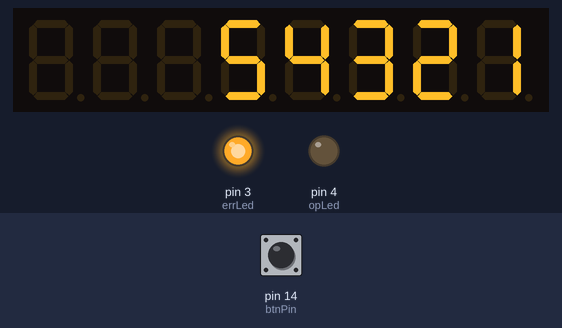
Simulated run of this sketch. Board: Arduino Uno, built with avr-gcc and run on an emulated ATmega328P. Shown: 8-digit seven-segment display, output pins drawn as LEDs (lit = HIGH). Dashed ring = blinking. The test bench sets the inputs (shaded band); at power-on: pin 14 (btnPin) HIGH.

Above: at 1.2 s.
1.3 s: pin 14 (btnPin) pulled LOW for 1 s
At 2.6 s:
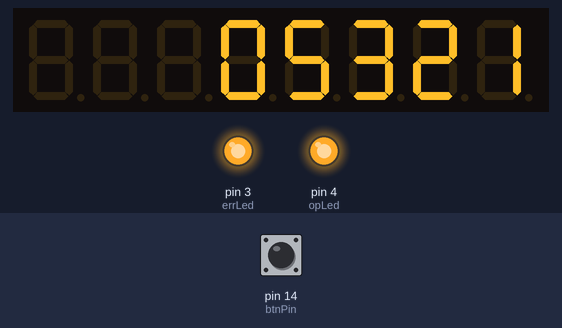
3.8 s: pin 14 (btnPin) pulled LOW for 0.25 s
At 5.2 s:
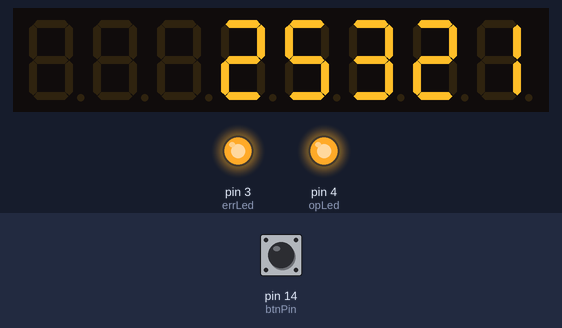
5.5 s: pin 14 (btnPin) pulled LOW for 0.25 s
At 6.6 s:
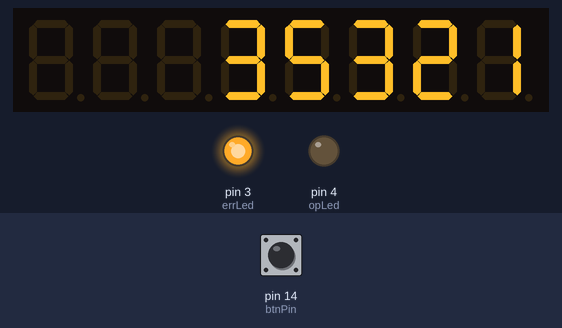
7.2 s: pin 14 (btnPin) pulled LOW for 1 s
At 7.32 s:
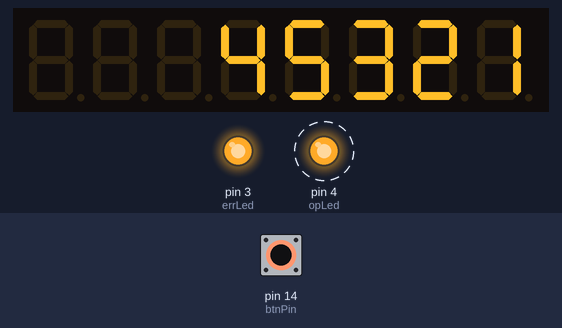
Timing chart, 0 to 10.2 s (numbered marks = the images above; inputs shaded):
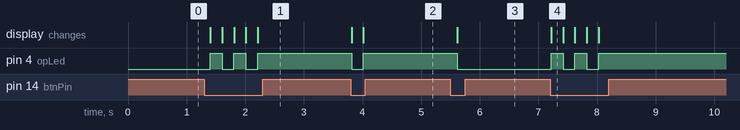

Measured:
- after the input at 1.3 s, pin 4 (opLed): alternates HIGH for 0.20 s and LOW for 0.20 s, 5 changes in all, then stays HIGH, starting after 0.10 s; the display: first changes after 0.10 s (image 1 shows a later state)
- after the input at 3.8 s, pin 4 (opLed): HIGH → LOW at once, → HIGH 0.20 s later; the display: first changes at once (image 2 shows a later state)
- after the input at 5.5 s, pin 4 (opLed): HIGH → LOW after 0.12 s; the display: changes after 0.12 s (image 3)
- after the input at 7.2 s, pin 4 (opLed): alternates HIGH for 0.20 s and LOW for 0.20 s, 5 changes in all, then stays HIGH, starting at once; the display: changes at once (image 4)

The sketch:

fiveDigit_max7221_3v3testing.pde
```cpp
#include <stdio.h>

//int digitOnTime = 1; // single digit time on in ms
//int digitOnTime = 256; // single digit time on in ms

#define digitOnTime 0
#define dimTime 20
#define oneSec 500

const int btnPin = 14;
const int opLed = 4;      // the number of the LED pin
const int errLed =  3;      // the number of the STOPLED pin


const int timer = 1000;           // The higher the number, the slower the timing.

int opLedState = LOW;
int colons = 0;

long previousMillis = 0;
//+volatile long periodCount = 0;
int periodCount=12345;
volatile long nowCount = 0;


volatile long starttime = 94702;
int seconds = 50;
int minutes = 59;
int hours = 0;
int hrs1 = 0;
int hrs2 = 0;
int mins1 = 0;
int mins2 = 0;
int sec = 0;
int secs1 = 9;
int secs2 = 0;
int one = 10;
int two = 10;
int three = 10;
int four = 10;
int five = 10;
char ascii[6];


/* we always wait a bit between updates of the display */
int delaytime=200;


//We always have to include the library
#include "LedControl.h"

/*
 Now we need a LedControl to work with.
 ***** These pin numbers will probably not work with your hardware *****
 pin 12 is connected to the DataIn
 pin 11 is connected to the CLK
 pin 10 is connected to LOAD
 We have only a single MAX72XX.
 */
LedControl lc=LedControl(7,8,9,1);


void setup() {
  Serial.begin(57600);
  pinMode(btnPin, INPUT);
  digitalWrite(btnPin, HIGH);
  //attachInterrupt(0, upCount, RISING);
  pinMode(opLed, OUTPUT);
  pinMode(errLed, OUTPUT);

  digitalWrite(errLed, HIGH);
  // The MAX72XX is in power-saving mode on startup,
  // we have to do a wakeup call

  lc.shutdown(0,false);
  // Set the brightness to a medium values
  lc.setIntensity(0,8);
  // and clear the display
  lc.clearDisplay(0);


  //rtcSetup();
  updateDisplay();
}


void updateDisplay() {
  //  lc.clearDisplay(0);
  // delay(delaytime*20);

  //lc.setDigit(0,0,((periodCount / 100000) % 10),false);
  lc.setDigit(0,0,((periodCount / 10000) % 10),false);
  lc.setDigit(0,1,((periodCount / 1000) % 10),false);
  lc.setDigit(0,2,((periodCount / 100) % 10),false);
  lc.setDigit(0,3,((periodCount / 10) % 10),false);
  lc.setDigit(0,4,(periodCount % 10),false);


}


int lastsecs = 0;
byte shorty;

void loop() {


  if (! digitalRead(btnPin))  {
    periodCount++;
/*    Serial.print(periodCount);
    Serial.print(" button pushes so far, and digit should be ");
    Serial.println((periodCount / 10) % 10);
    Serial.println(periodCount % 10);
    // toggle opLedState
*/

    if (opLedState == LOW) {
      opLedState = HIGH;
    } else {
      opLedState = LOW;
    }

    //dec_bin(periodCount);

    digitalWrite(opLed, opLedState);

    updateDisplay();
  }

  //rtcGrab();
  delay(200);


}
```
